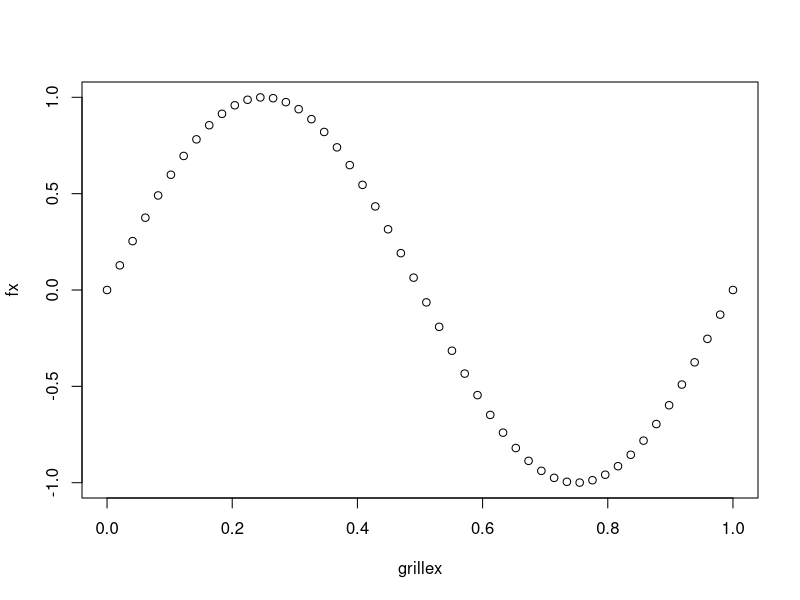
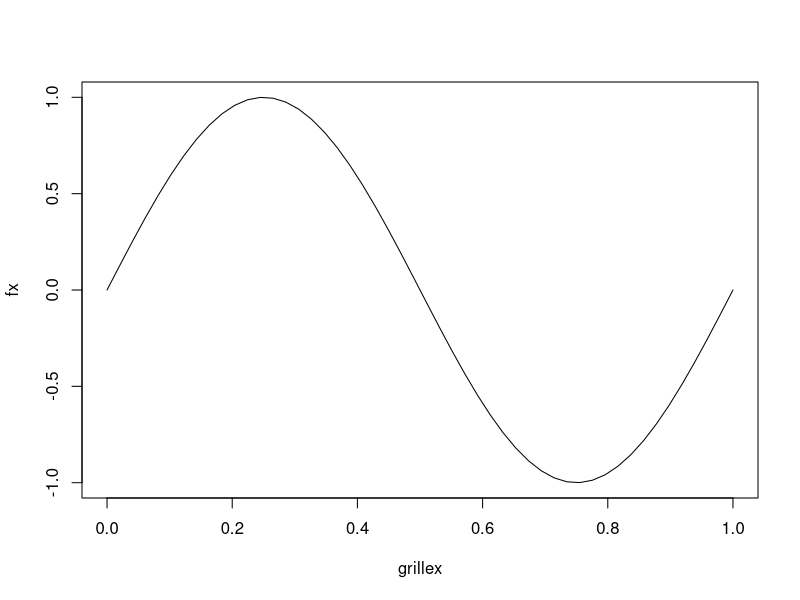
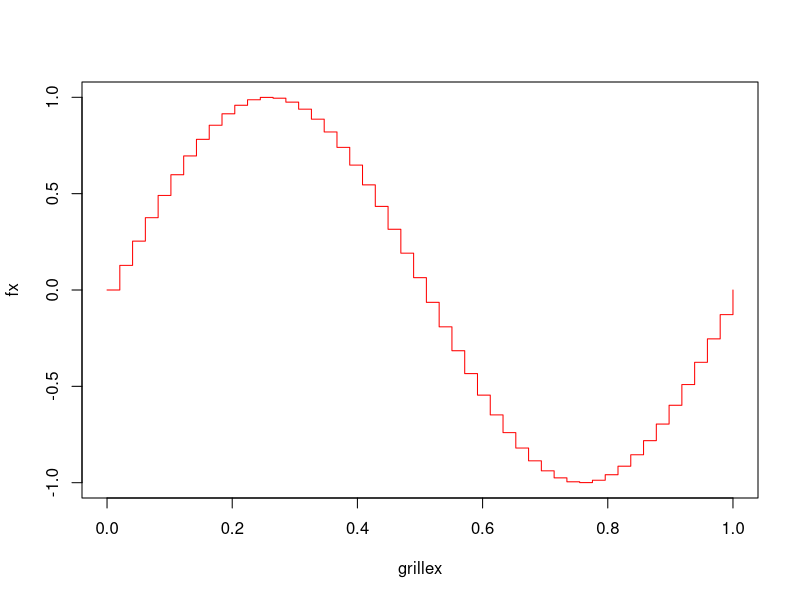
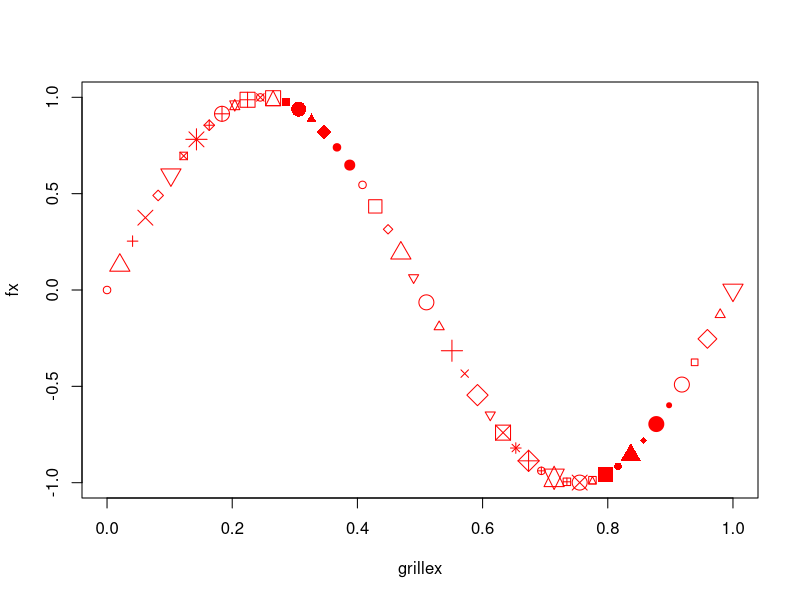
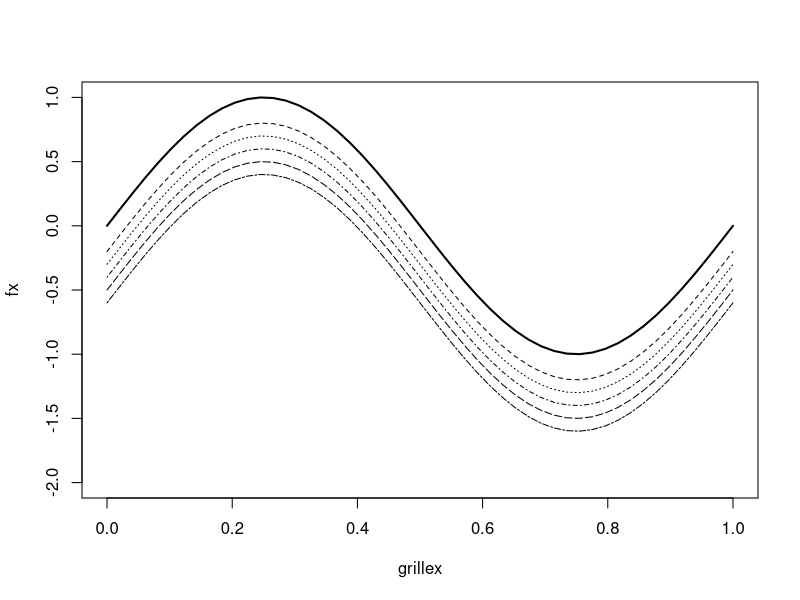
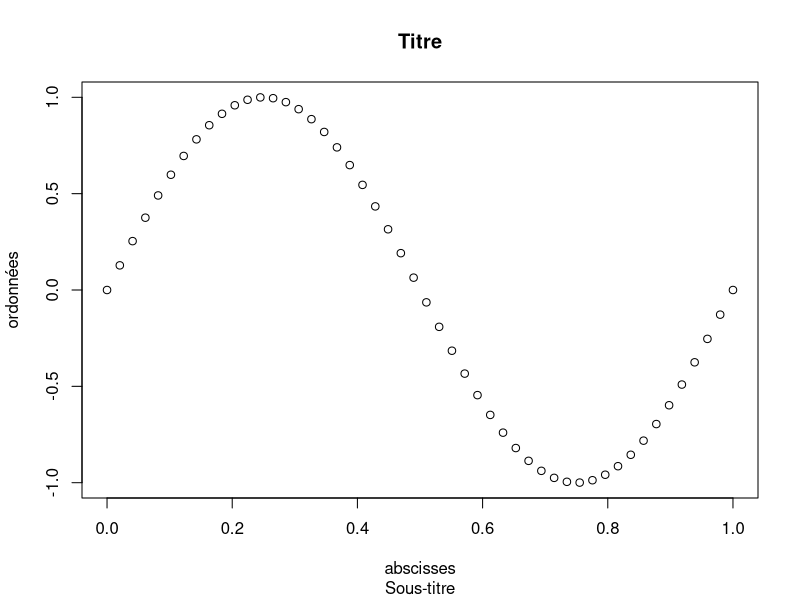
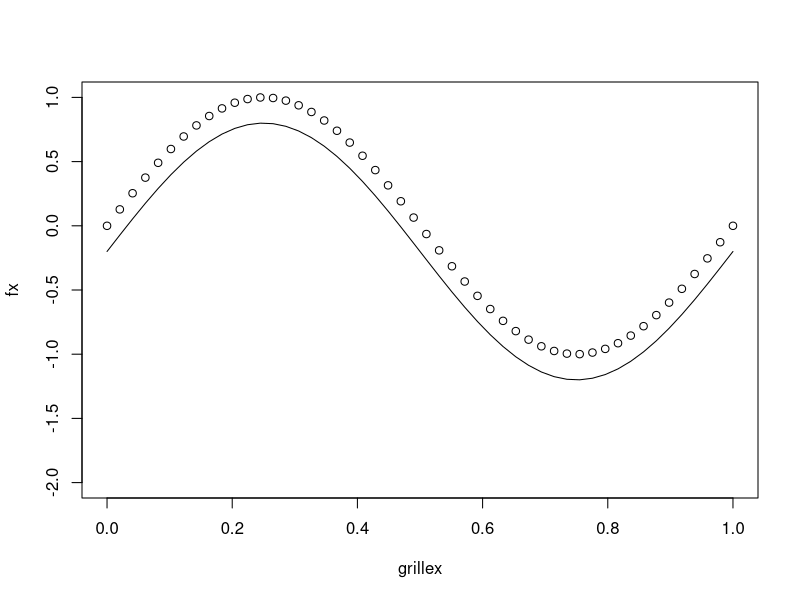
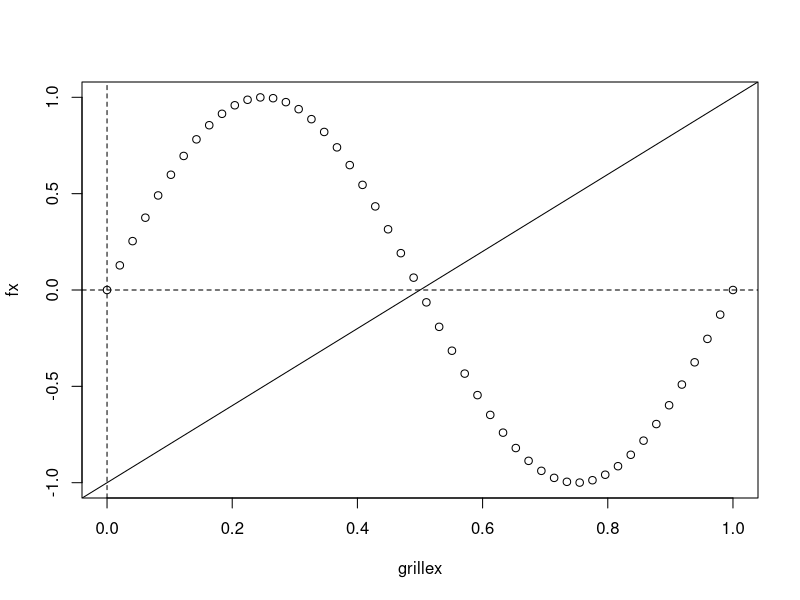

Write R code to recreate these figures, in order. (Note: this script raises an error after producing the figures.)
## ---- chunk 1
grillex <- seq(0, 1,length=50)
fx <- sin(2*pi*grillex)
plot(x = grillex, y = fx) # plot(fx~grillex) notation formule
## ---- chunk 2
plot(x = grillex, y = fx, type = "l")
## ---- chunk 3
plot(x = grillex, y = fx, type = "s", col = "red")
## ---- chunk 4
plot(x = grillex, y = fx, col = "red", pch = 1:25, cex = c(1:2))
## ---- chunk 5
plot(x = grillex, y = fx, type = "l", lty = 1, lwd = 2, ylim = c(-2, 1))
for(i in 2:6) lines(x = grillex, y = fx - (i/10), lty = i)
## ---- chunk 6
plot(x = grillex, y = fx, main = "Titre", sub = "Sous-titre", 
     xlab = "abscisses", ylab = "ordonnées")
## ---- chunk 7
plot(x = grillex, y = fx, ylim = c(-2, 1))
lines(x = grillex, y = fx - 0.2)
## ---- chunk 8
plot(x = grillex, y = fx)
abline(h = 0, lty = 2) ; abline(v = 0, lty = 2)
abline(a = -1, b = 2)
## ---- chunk 9
plot(x = grillex, y = fx, ylim = c(-2, 1))
points(x = grillex, y = fx - 0.2, pch = 5)
points(x = 0.5, y = 0, pch = 15)
## ---- chunk 10
plot(x = grillex, y = fx)
text(x = 0.2, y = -1, labels ="ceci est un texte")
## ---- chunk 11
plot(x = grillex, y = fx, type = "l")
legend("bottomleft",legend="sin", col=1, lty=1) 
## ---- chunk 12
ozone <- read.csv("ozone_plot.txt", sep="")
summary(ozone)
## ---- chunk 13
boxplot(ozone$maxO3, col = "darkblue", xlab = "maxO3")
## ---- chunk 14
hist(ozone[,"maxO3"], main="Histogramme", xlab = "Ozone", col = "gold")
## ---- chunk 15
hist(ozone[,"T12"], prob=TRUE, col = "gold")
lines(density(ozone[,"T12"]))
## ---- chunk 16
barplot(table(ozone[,"vent"]))
## ---- chunk 17
pie(table(ozone[,"vent"])) 
## ---- chunk 18
plot(maxO3~T12,data=ozone) 
## ---- chunk 19
plot(maxO3~vent, data=ozone)
#  (=) boxplot(maxO3~vent,data=ozone)

## ---- chunk 20
plot(vent~maxO3, data=ozone)
## ---- chunk 21
plot(pluie~vent, data=ozone)
## ---- chunk 22
require(ggplot2, quietly = TRUE)
## ---- chunk 23
ggplot(mtcars, aes(wt, mpg)) + geom_point(aes(colour = factor(cyl)))
